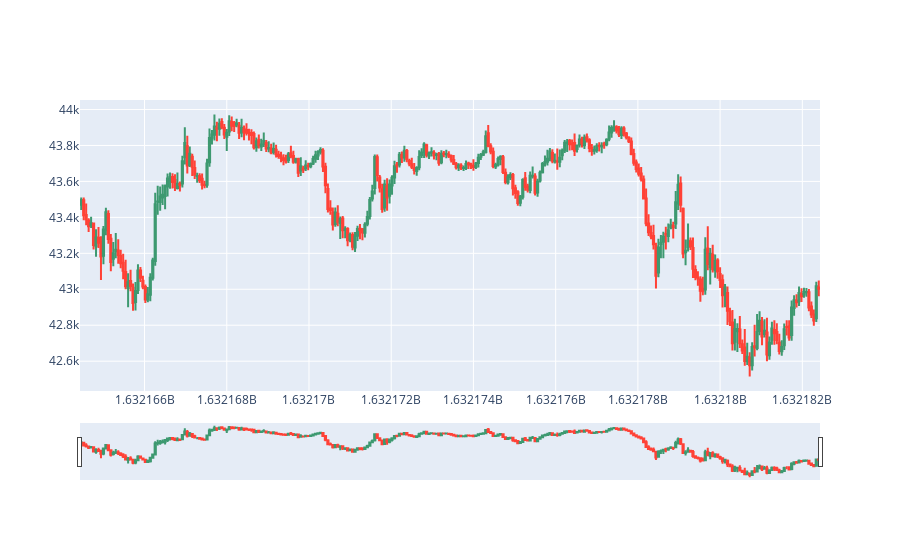

This figure's notebook cell:
### Code cell
btc_sample = btc.iloc[-300:]

fig = go.Figure(
    data=[
        go.Candlestick(
            x=btc_sample.index,
            open=btc_sample['Open'],
            high=btc_sample['High'],
            low=btc_sample["Low"],
            close=btc_sample['Close']
        )
    ]
)
fig.show()

### Figure 1 — Plotly figure (JSON) as saved in the notebook; plotly's stock layout.template omitted (floating-point values rounded to 4 significant figures; data arrays with more than 128 entries replaced by an {"elided": "..."} marker saying what was removed)
{"data": [{"close": {"elided": "300 float values"}, "high": {"elided": "300 float values"}, "low": {"elided": "300 float values"}, "open": {"elided": "300 float values"}, "type": "candlestick", "x": {"elided": "300 int values"}}], "layout": {}}
